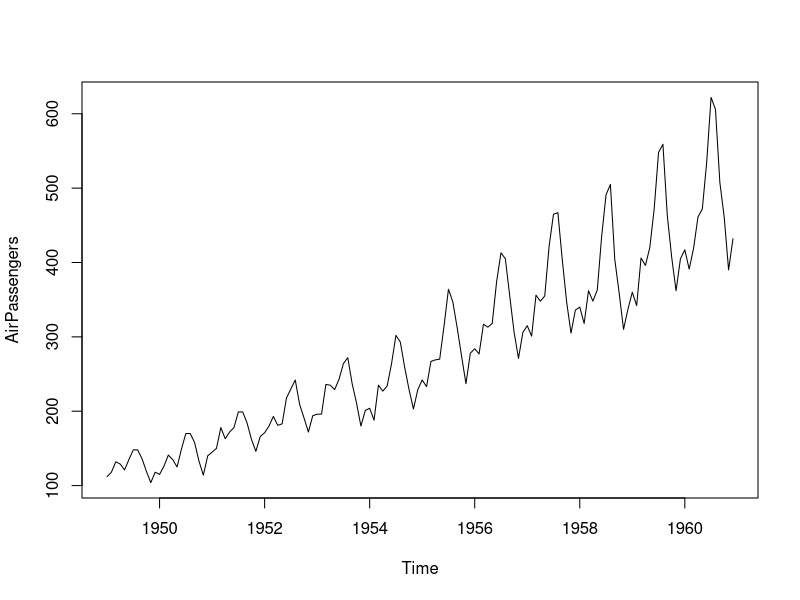
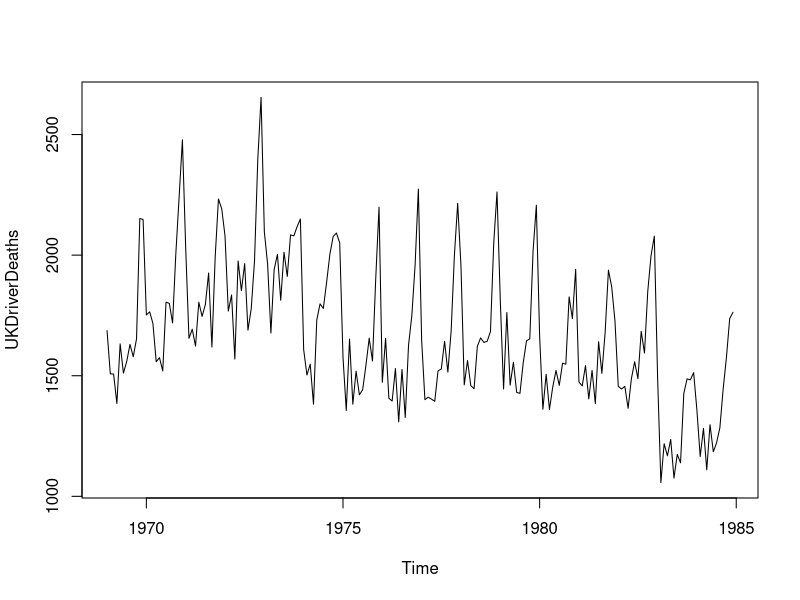
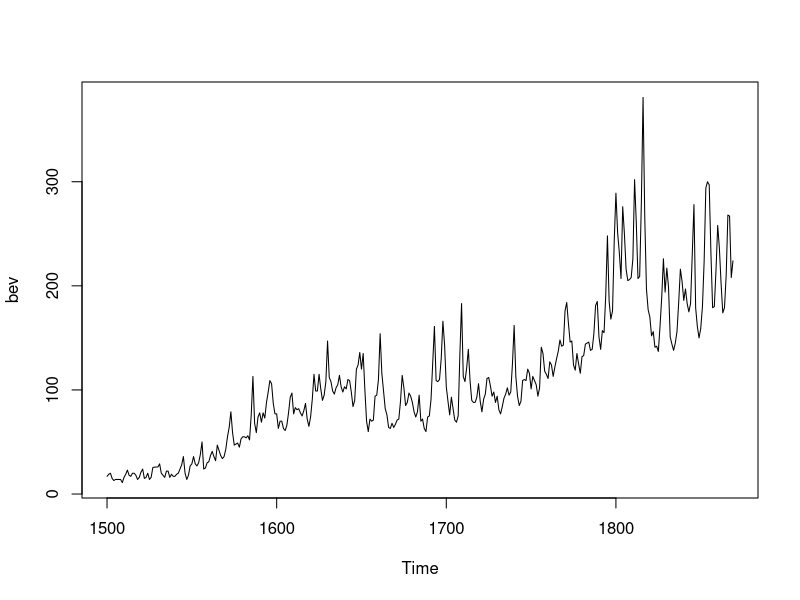

These figures' R source, in order: (Note: this script raises an error after producing the figures.)
# install.package("AER")

plot(AirPassengers)

plot(UKDriverDeaths)

data("bev", package="tseries")
plot(bev)

data("MarkPound", package="AER")
plot(MarkPound)


library("tseries")
smi <- get.hist.quote(instrument = "^ssmi",
                      start = "2014-01-01", end = "2022-08-31",
                      quote = "Close", provider = "yahoo", compression = "d",
                      retclass = "zoo", quiet = TRUE, drop = FALSE)
lsmi <- log(smi)
dlsmi <- diff(lsmi) # returns
rsmi <- 100 * dlsmi # percentage returns
names(rsmi) <- "rsmi"
plot(merge(smi, lsmi, rsmi), main = "",
     xlab = "Time", ylab = c("prices", "log-prices", "returns"))



tsp(AirPassengers)
diff(AirPassengers)
plot(AirPassengers)
plot(diff(AirPassengers))

library(zoo)
as.zoo(AirPassengers)
